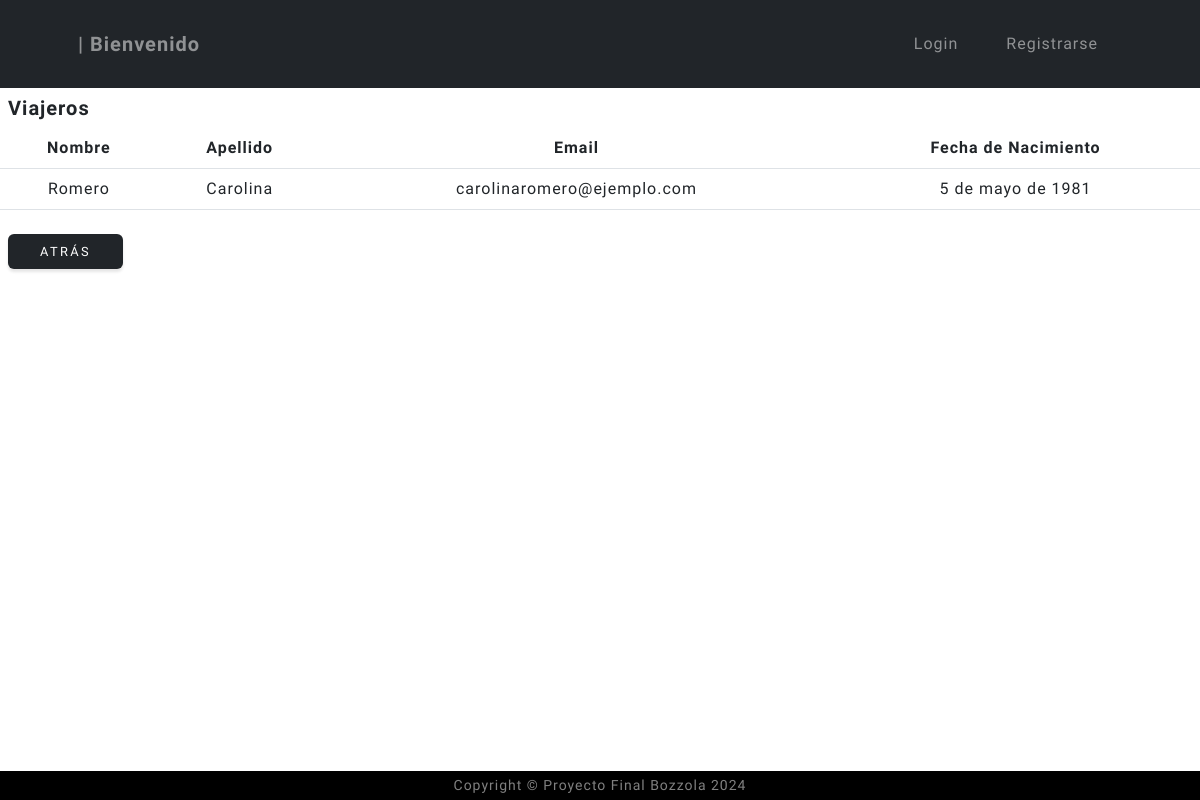
/viajero/viajero/list, run on an earlier commit of the app's database.
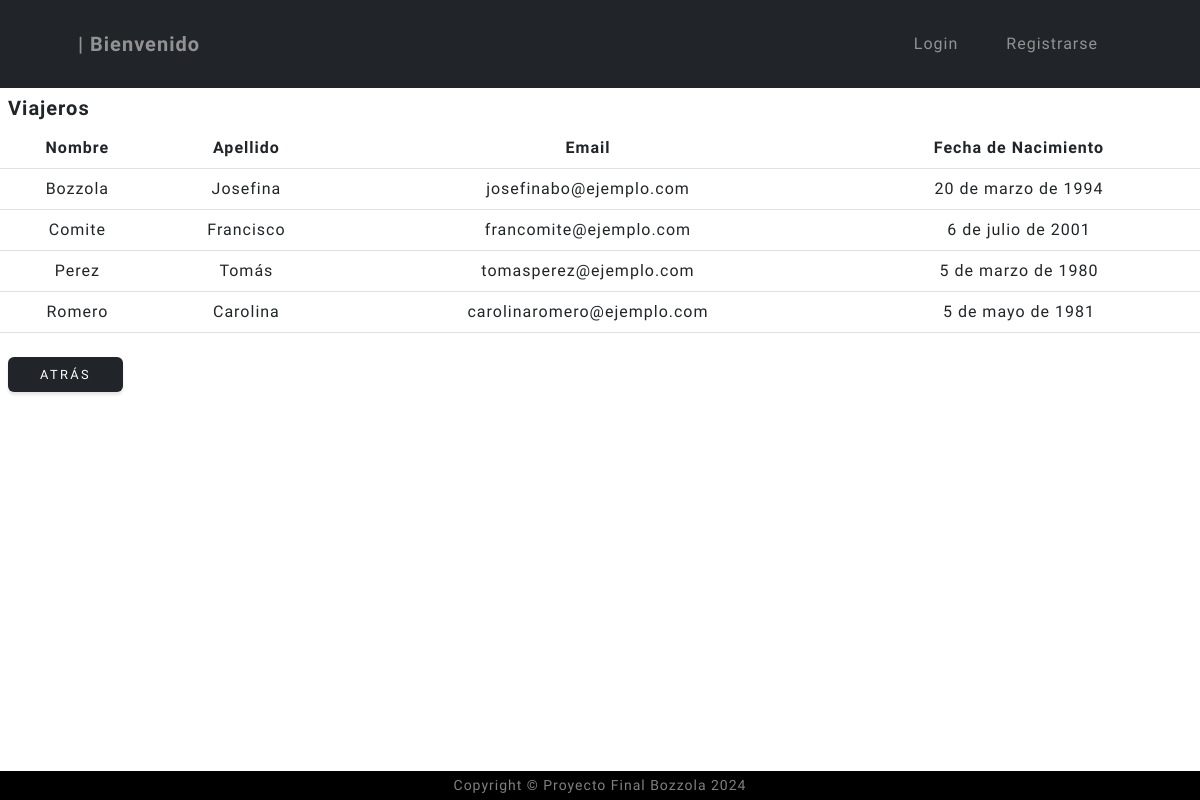
And on a later commit of the database.
### viajero/models.py (models this page shows, shortened)
class Viajero(models.Model):
    nombre = models.CharField( max_length=100)
    apellido = models.CharField( max_length=100)
    email = models.EmailField(editable=True)
    fecha_de_nacimiento = models.DateField(null=True, blank=True, editable=True)
    class Meta:
        verbose_name = "viajero"
        verbose_name_plural = "viajeros"

### viajero/views.py (the view)
# urls.py: path('viajero/list', views.viajero_list, name="viajero_list"),
def viajero_list(request):
    consulta = models.Viajero.objects.all()
    viajeros_ordenados = sorted(consulta, key=lambda x: x.apellido)
    contexto = {"viajeros": viajeros_ordenados}
    return render(request, "viajero/viajero_list.html", contexto)

### viajero/templates/viajero/viajero_list.html (shortened to what this page needs)
{% extends "Coder/base.html" %}
{% block content_title %}
<div class="m-2 strong">
    <h5><strong>Viajeros</strong></h5>
</div>
{% endblock content_title %}
{% block contenido %}
    <table  class="table">
        <thead>
            <th class="text-center">Nombre</th>
            <th class="text-center">Apellido</th>
            <th class="text-center">Email</th>
            <th class="text-center">Fecha de Nacimiento</th>
        </thead>
        <tbody>
            {% for viajero in viajeros %}
                <tr>
                    <td class="text-center">{{viajero.apellido}}</td>
                    <td class="text-center">{{viajero.nombre}}</td>
                    <td class="text-center">{{viajero.email}}</td>
                    <td class="text-center">{{viajero.fecha_de_nacimiento}}</td>
            {% empty %}
                <tr>
                    <td colspan="4">No hay registros</td>
                </tr>
            {% endfor %}
        </tbody>
    </table>
    <a href="{% url 'viajero:index' %}" class="py-2 btn btn-dark m-2">Atrás</a>
{% endblock contenido %}

### Coder/templates/Coder/base.html (shortened to what this page needs)
{% load static %}
<!DOCTYPE html>
<html lang="es">
    <head>
        <link href="{% static 'Coder/css/styles.css' %}" rel="stylesheet" />
        {% include 'Coder/navbar.html' %}
    </head>
                        {% block content_title %}
                        {% endblock content_title %}
        {% block contenido %}
        {% endblock contenido %}
    <body id="page-top">
        {% include 'Coder/footer.html' %}
    </body>
</html>

### Coder/templates/Coder/navbar.html (shortened to what this page needs)
{% load static %}
<nav class="navbar navbar-expand-lg navbar-dark bg-dark" id="mainNav">
    <div class="container px-4 px-lg-5">
        <a class="navbar-brand" href="{% url 'Coder:index' %}">| Bienvenido</a>
        <div class="collapse navbar-collapse" id="navbarResponsive">
            <ul class="navbar-nav ms-auto">
            {% if user.is_authenticated %}
                <li class="nav-item"><a class="nav-link {% if request.path == '/' %} active {% endif %}" href="{% url 'Coder:index' %}">Inicio</a></li>
                <li class="nav-item"><a class="nav-link {% if '/asesor/' in request.path %} active {% endif %} " href="{% url 'asesor:index' %}">Asesores</a></li>
                <li class="nav-item"><a class="nav-link {% if '/viajero/' in request.path %} active {% endif %} " href="{% url 'viajero:index' %}">Viajeros</a></li>
                <li class="nav-item"><a class="nav-link {% if '/viaje/' in request.path %} active {% endif %} " href="{% url 'viaje:index' %}">Destinos</a></li>
                <li class="nav-item nav-link"><a> ¡Hola {{ user.username }}!</a></li>
                <li class="navbar-nav ms-auto ">
                    <form action="{% url 'Coder:logout' %}" method="post">
                        {% csrf_token %}
                        <button type="submit" class="py-2 btn btn-success m-4">Logout</button>
                    </form>
                </li>
            {% else %}
                <li class="nav-item"><a class="nav-link {% if '/login/' in request.path %} active {% endif %} " href="{% url 'Coder:login' %}">Login</a></li>
                <li class="nav-item"><a class="nav-link {% if '/register/' in request.path %} active {% endif %} " href="{% url 'Coder:register' %}">Registrarse</a></li>
            {% endif %}
            </ul>
        </div>
    </div>
</nav>

### Coder/templates/Coder/footer.html
        <footer class="py-1 bg-black small text-center text-white-50 fixed-bottom">
            <div class="container px-4 px-lg-5">Copyright &copy; Proyecto Final Bozzola 2024</div>
        </footer>

What changed in the data, as far as the page shows it:
added Viajero: apellido "Bozzola", nombre "Josefina", email "josefinabo@ejemplo.com", fecha_de_nacimiento "20 de marzo de 1994"
added Viajero: apellido "Comite", nombre "Francisco", email "francomite@ejemplo.com", fecha_de_nacimiento "6 de julio de 2001"
added Viajero: apellido "Perez", nombre "Tomás", email "tomasperez@ejemplo.com", fecha_de_nacimiento "5 de marzo de 1980"
